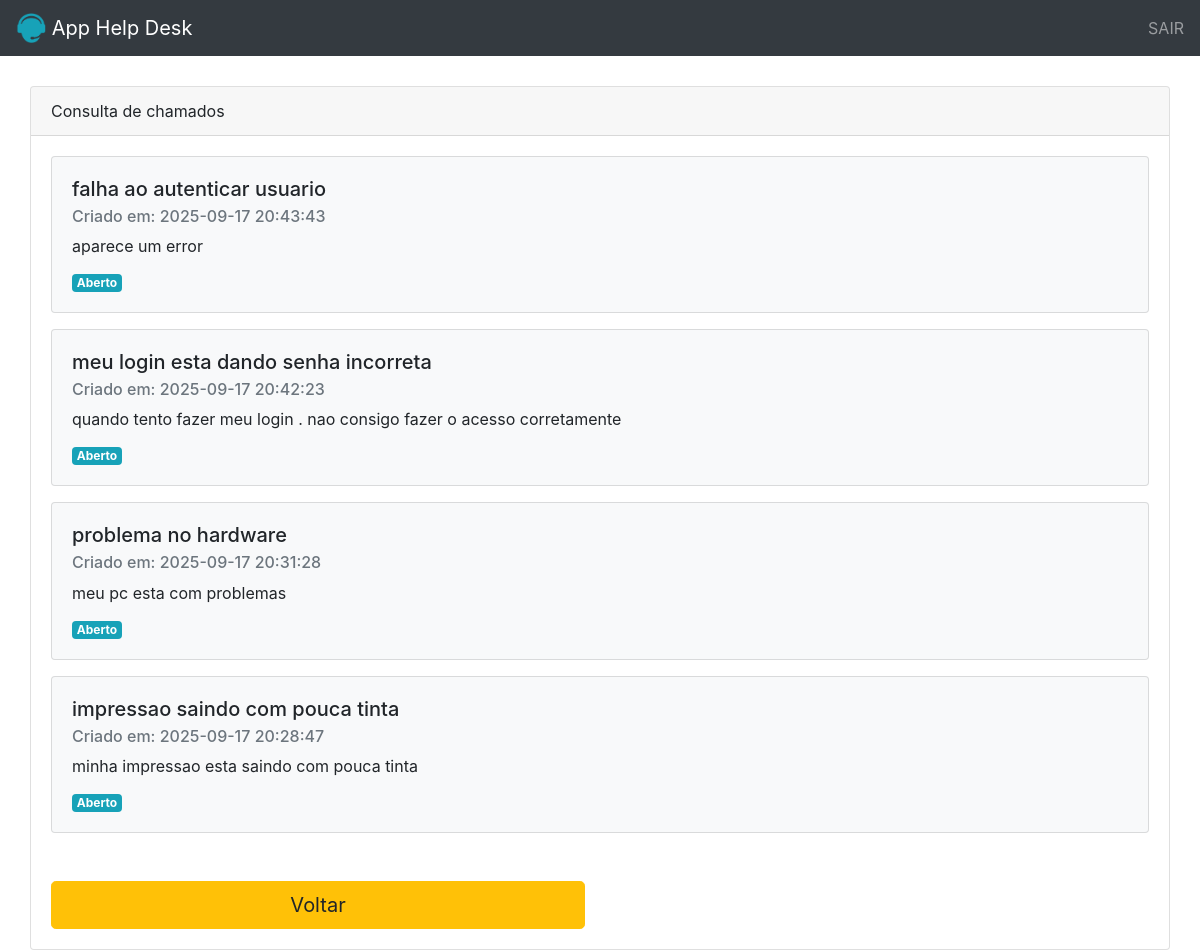
/consultar_chamado.php (signed in), run on the app's committed database.
### tables this page shows
CREATE TABLE chamados (
        id INTEGER PRIMARY KEY AUTOINCREMENT,
        titulo TEXT NOT NULL,
        descricao TEXT NOT NULL,
        status TEXT NOT NULL,
        data_criacao DATETIME DEFAULT CURRENT_TIMESTAMP,
        data_atualizacao DATETIME
    );

### consultar_chamado.php (the view, shortened to what this page needs)
<?php
require 'conexao.php';
?>
<html>
  <head>
    <link rel="stylesheet" href="https://maxcdn.bootstrapcdn.com/bootstrap/4.0.0/css/bootstrap.min.css">
  </head>
  <body>
    <nav class="navbar navbar-dark bg-dark">
      <a class="navbar-brand" href="#">
        <img src="logo.png" width="30" height="30" class="d-inline-block align-top" alt="">
        App Help Desk
      </a>
      <ul class="navbar-nav">
        <li class="nav-item">
          <a href="logoff.php" class="nav-link">SAIR</a>
        </li>
      </ul>
    </nav>
    <div class="container">
      <div class="row">
        <div class="card-consultar-chamado">
          <div class="card">
            <div class="card-header">
              Consulta de chamados
            </div>
            <div class="card-body">
              <?php
                $stmt = $db->query("SELECT * FROM chamados ORDER BY data_criacao DESC");
                $chamados = $stmt->fetchAll(PDO::FETCH_ASSOC);
                foreach ($chamados as $c) {
              ?>
                  <div class="card mb-3 bg-light">
                    <div class="card-body">
                      <h5 class="card-title"><?= htmlspecialchars($c['titulo']) ?></h5>
                      <h6 class="card-subtitle mb-2 text-muted">
                        Criado em: <?= $c['data_criacao'] ?>
                      </h6>
                      <p class="card-text"><?= htmlspecialchars($c['descricao']) ?></p>
                      <span class="badge badge-info"><?= $c['status'] ?></span>
                    </div>
                  </div>
              <?php } ?>
              <div class="row mt-5">
                <div class="col-6">
                  <a href="home.php" class="btn btn-lg btn-warning btn-block">Voltar</a>
                </div>
              </div>
            </div>
          </div>
        </div>
      </div>
    </div>
  </body>
</html>

### consultar_chamado.php (style rules this page uses)
.card-consultar-chamado { padding: 30px 0 0 0; width: 100%; margin: 0 auto; }

### data on the page
chamados: titulo "falha ao autenticar usuario", data_criacao "2025-09-17 20:43:43", descricao "aparece um error", status "Aberto"
chamados: titulo "meu login esta dando senha incorreta", data_criacao "2025-09-17 20:42:23", descricao "quando tento fazer meu login . nao consigo fazer o acesso corretamente", status "Aberto"
chamados: titulo "problema no hardware", data_criacao "2025-09-17 20:31:28", descricao "meu pc esta com problemas", status "Aberto"
chamados: titulo "impressao saindo com pouca tinta", data_criacao "2025-09-17 20:28:47", descricao "minha impressao esta saindo com pouca tinta", status "Aberto"
